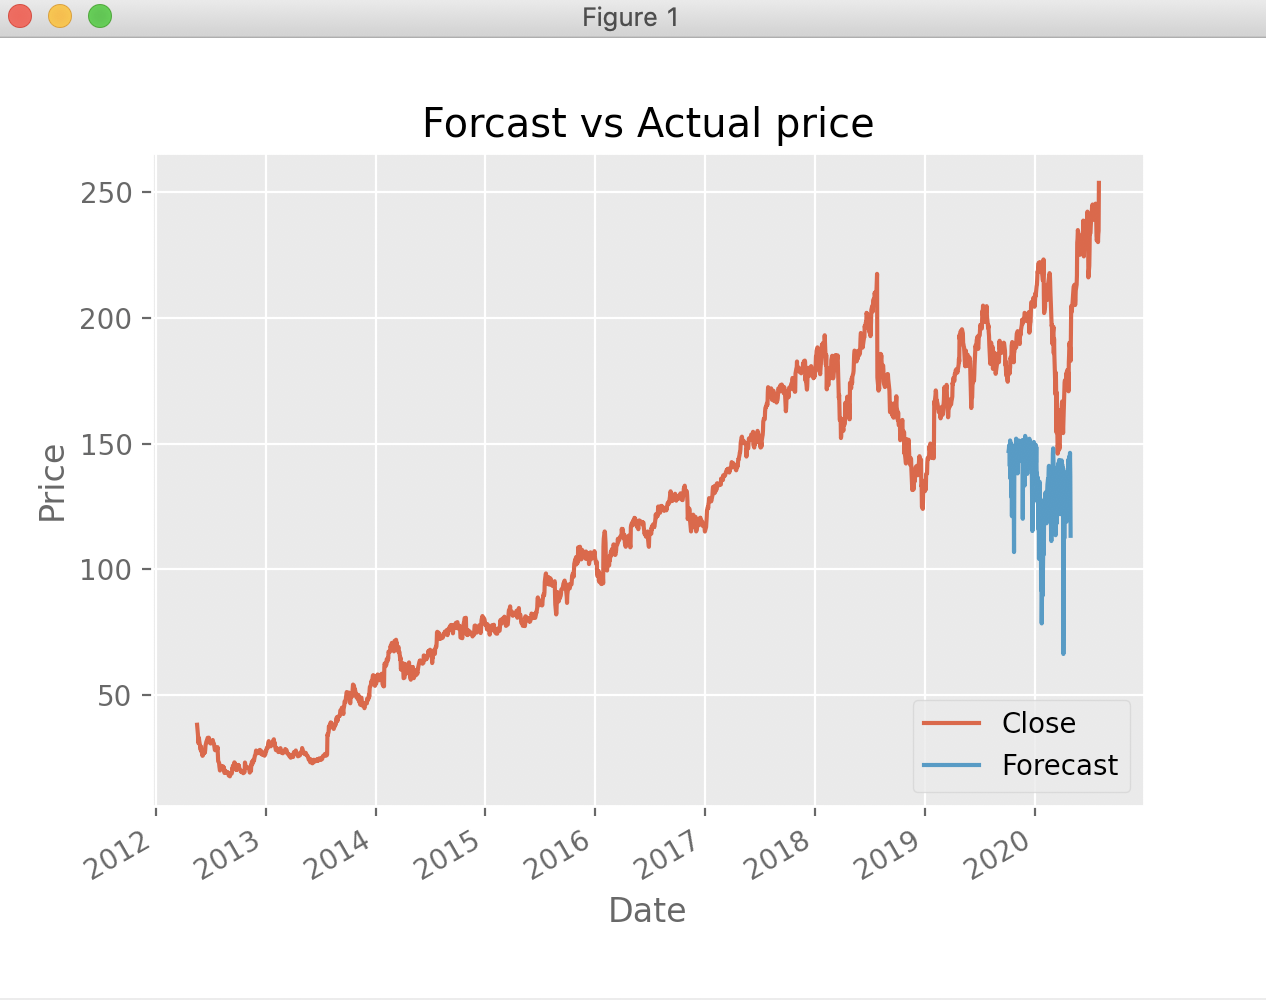

Write the Python code that produced this figure.
import quandl, math
import numpy as np
import pandas as pd
from sklearn import preprocessing, svm
from sklearn.model_selection import train_test_split
from sklearn.linear_model import LinearRegression
import matplotlib.pyplot as plt
from matplotlib import style
from datetime import datetime, timedelta
import yfinance as yf


style.use('ggplot')

def Regression(symbol):
	stock = yf.Ticker(symbol)
	df = stock.history(period="max")
	df = df[['Open',  'High',  'Low',  'Close', 'Volume']]
	df['HL_PCT'] = (df['High'] - df['Low']) / df['Close'] * 100.0
	df['PCT_change'] = (df['Close'] - df['Open']) / df['Open'] * 100.0
	arr = df['Close']
	df = df[['Close', 'HL_PCT', 'PCT_change', 'Volume']]
	forecast_col = 'Close'
	df.fillna(value=-99999, inplace=True)
	forecast_out = int(math.ceil(0.1 * len(df)))
	df['label'] = df[forecast_col].shift(-forecast_out)


	X = np.array(df.drop(['label','Close'], 1))
	X = preprocessing.scale(X)
	X_lately = X[-forecast_out:]
	X = X[:-forecast_out]

	df.dropna(inplace=True)
	y = np.array(df['label'])

	X_train, X_test, y_train, y_test = train_test_split(X, y, test_size=0.2)

	clf = LinearRegression(n_jobs=-1)
	clf.fit(X_train, y_train)

	confidence = clf.score(X_test, y_test)
	print(confidence)
	forecast_set = clf.predict(X_lately)
	df['Forecast'] = np.nan

	last_date = df.iloc[-1].name
	last_unix = last_date
	next_unix = last_unix + timedelta(days=1)

	for i in forecast_set:
	    next_date = next_unix
	    next_unix += timedelta(days=1)
	    j= [np.nan for _ in range(len(df.columns)-1)]+[i]
	    df.loc[next_date]=j
	#print(df.head())
	arr.plot()
	df['Forecast'].plot()
	plt.legend(loc=4)
	plt.xlabel('Date')
	plt.ylabel('Price')
	plt.title("Forcast vs Actual price")
	plt.show()


Regression("FB")
